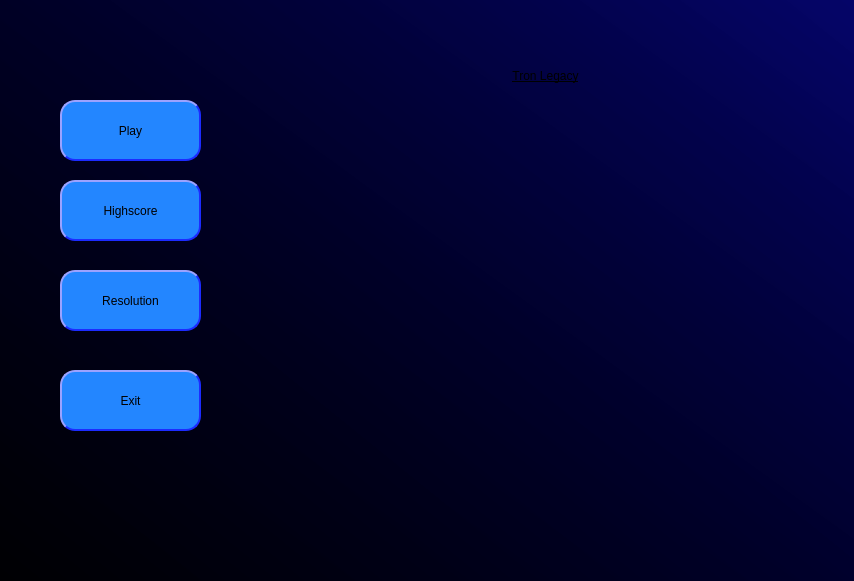
<?xml version="1.0" encoding="UTF-8"?>
<ui version="4.0">
 <class>MainWindow</class>
 <widget class="QMainWindow" name="MainWindow">
  <property name="geometry">
   <rect>
    <x>0</x>
    <y>0</y>
    <width>854</width>
    <height>581</height>
   </rect>
  </property>
  <property name="windowTitle">
   <string>MainWindow</string>
  </property>
  <property name="styleSheet">
   <string notr="true">background-color: qlineargradient(spread:pad, x1:1, y1:0.063, x2:0, y2:1, stop:0 rgba(0, 0, 105, 159), stop:1 rgba( 0,0 121, 174));</string>
  </property>
  <widget class="QWidget" name="centralwidget">
   <widget class="QLabel" name="label">
    <property name="geometry">
     <rect>
      <x>0</x>
      <y>-50</y>
      <width>911</width>
      <height>691</height>
     </rect>
    </property>
    <property name="text">
     <string/>
    </property>
    <property name="pixmap">
     <pixmap>../../../../Desktop/tron-legacy-850x562.jpg</pixmap>
    </property>
   </widget>
   <widget class="QPushButton" name="pushButton_7">
    <property name="geometry">
     <rect>
      <x>60</x>
      <y>370</y>
      <width>141</width>
      <height>61</height>
     </rect>
    </property>
    <property name="styleSheet">
     <string notr="true">background-color: rgb(35, 134, 255);
font: 12pt &quot;Agency FB&quot;;
border-style: outset;
border-width: 2px;
border-radius: 15px;
border-color: rgb(28, 43, 255);
padding: 4px;</string>
    </property>
    <property name="text">
     <string>Exit</string>
    </property>
   </widget>
   <widget class="QPushButton" name="pushButton_8">
    <property name="geometry">
     <rect>
      <x>60</x>
      <y>270</y>
      <width>141</width>
      <height>61</height>
     </rect>
    </property>
    <property name="styleSheet">
     <string notr="true">background-color: rgb(35, 134, 255);
font: 12pt &quot;Agency FB&quot;;
border-style: outset;
border-width: 2px;
border-radius: 15px;
border-color: rgb(28, 43, 255);
padding: 4px;</string>
    </property>
    <property name="text">
     <string>Resolution</string>
    </property>
   </widget>
   <widget class="QPushButton" name="pushButton_9">
    <property name="geometry">
     <rect>
      <x>60</x>
      <y>100</y>
      <width>141</width>
      <height>61</height>
     </rect>
    </property>
    <property name="styleSheet">
     <string notr="true">background-color: rgb(35, 134, 255);
font: 12pt &quot;Agency FB&quot;;
border-style: outset;
border-width: 2px;
border-radius: 15px;
border-color: rgb(28, 43, 255);
padding: 4px;</string>
    </property>
    <property name="text">
     <string>Play</string>
    </property>
   </widget>
   <widget class="QPushButton" name="pushButton_10">
    <property name="geometry">
     <rect>
      <x>60</x>
      <y>180</y>
      <width>141</width>
      <height>61</height>
     </rect>
    </property>
    <property name="styleSheet">
     <string notr="true">background-color: rgb(35, 134, 255);
font: 12pt &quot;Agency FB&quot;;
border-style: outset;
border-width: 2px;
border-radius: 15px;
border-color: rgb(28, 43, 255);
padding: 4px;</string>
    </property>
    <property name="text">
     <string>Highscore</string>
    </property>
   </widget>
   <widget class="QLabel" name="label_2">
    <property name="geometry">
     <rect>
      <x>380</x>
      <y>50</y>
      <width>331</width>
      <height>51</height>
     </rect>
    </property>
    <property name="styleSheet">
     <string notr="true">background-color: qlineargradient(spread:pad, x1:0, y1:0, x2:1, y2:1, stop:0 rgba(0, 0, 0, 0), stop:1 rgba(0, 0, 0, 0));
text-decoration: underline;
font: 75 25pt &quot;Agency FB&quot;;</string>
    </property>
    <property name="text">
     <string>Tron Legacy</string>
    </property>
    <property name="alignment">
     <set>Qt::AlignCenter</set>
    </property>
   </widget>
  </widget>
 </widget>
 <resources/>
 <connections/>
</ui>
